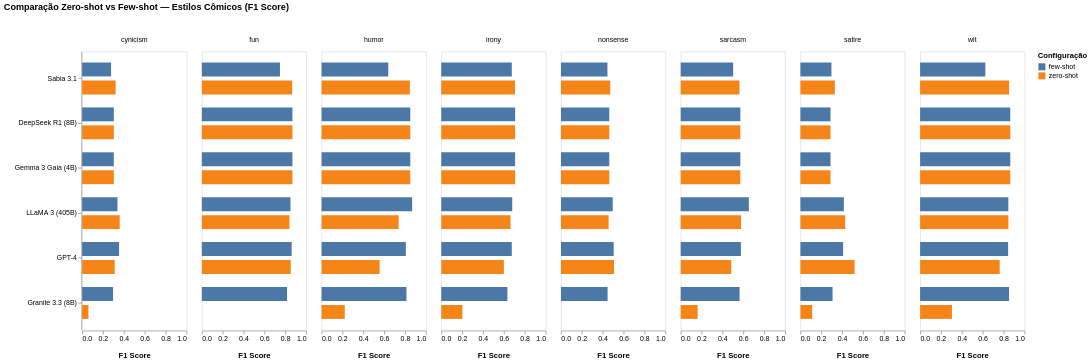

Write notebook code for a chart like this one.
### Code cell
valid_models = [
    model for model in df_comic['model'].unique()
    if all(
        isinstance(v, dict) and 'f1_score' in v and all(pd.notna(score) for score in v['f1_score'].values())
        for v in df_comic.loc[df_comic['model'] == model, 'score']
    ) and model != 'Gemini 2.5 Flash'
]

df_comic_plot = df_comic[df_comic['model'].isin(valid_models)].copy()

rows = []
for _, row in df_comic_plot.iterrows():
    f1_scores = row['score']['f1_score']
    for style, value in f1_scores.items():
        if pd.notna(value):
            rows.append({
                'model': row['model'],
                'setting': row['setting'],
                'style': style,
                'score': value
            })

df_comic_long = pd.DataFrame(rows)

model_order = (
    df_comic_long[df_comic_long['setting'] == 'zero-shot']
    .groupby('model')['score'].mean()
    .sort_values(ascending=False)
    .index.tolist()
)

df_comic_long['setting'] = pd.Categorical(df_comic_long['setting'], categories=['zero-shot', 'few-shot'], ordered=True)

chart_comic = alt.Chart(df_comic_long).mark_bar(size=20).encode(
    y=alt.Y('model:N', sort=model_order, title=' ', axis=alt.Axis(grid=False)),
    x=alt.X('score:Q', title='F1 Score', axis=alt.Axis(grid=False, titleY=30), scale=alt.Scale(domain=[0,1], clamp=True)),
    color=alt.Color('setting:N', title='Configuração'),
    yOffset=alt.YOffset('setting:N'),
    column=alt.Column('style:N', title=' ')  # cada estilo em uma coluna
).properties(
    width=150,
    height=400,
    title='Comparação Zero-shot vs Few-shot — Estilos Cômicos (F1 Score)'
)

visus_path = visus_folder_name
os.makedirs(visus_path, exist_ok=True)
chart_comic.save(os.path.join(visus_path, "comic_styles_vertical_barras.png"), scale_factor=3.0)
chart_comic.show()

### Figure 1 — Vega-Lite specification as saved in the notebook (floating-point values rounded to 4 significant figures)
{"config": {"view": {"continuousWidth": 300, "continuousHeight": 300}}, "data": {"name": "data-627839760bf2ccdcd27422a745cc64c7"}, "mark": {"type": "bar", "size": 20}, "encoding": {"color": {"field": "setting", "title": "Configuração", "type": "nominal"}, "column": {"field": "style", "title": " ", "type": "nominal"}, "x": {"axis": {"grid": false, "titleY": 30}, "field": "score", "scale": {"clamp": true, "domain": [0, 1]}, "title": "F1 Score", "type": "quantitative"}, "y": {"axis": {"grid": false}, "field": "model", "sort": ["Sabia 3.1", "DeepSeek R1 (8B)", "Gemma 3 Gaia (4B)", "LLaMA 3 (405B)", "GPT-4", "Granite 3.3 (8B)"], "title": " ", "type": "nominal"}, "yOffset": {"field": "setting", "type": "nominal"}}, "height": 400, "title": "Comparação Zero-shot vs Few-shot — Estilos Cômicos (F1 Score)", "width": 150, "$schema": "https://vega.github.io/schema/vega-lite/v5.20.1.json", "datasets": {"data-627839760bf2ccdcd27422a745cc64c7": [{"model": "Gemma 3 Gaia (4B)", "setting": "zero-shot", "style": "fun", "score": 0.8677}, {"model": "Gemma 3 Gaia (4B)", "setting": "zero-shot", "style": "humor", "score": 0.8499}, {"model": "Gemma 3 Gaia (4B)", "setting": "zero-shot", "style": "nonsense", "score": 0.4628}, {"model": "Gemma 3 Gaia (4B)", "setting": "zero-shot", "style": "wit", "score": 0.8636}, {"model": "Gemma 3 Gaia (4B)", "setting": "zero-shot", "style": "irony", "score": 0.7075}, {"model": "Gemma 3 Gaia (4B)", "setting": "zero-shot", "style": "satire", "score": 0.2883}, {"model": "Gemma 3 Gaia (4B)", "setting": "zero-shot", "style": "sarcasm", "score": 0.5714}, {"model": "Gemma 3 Gaia (4B)", "setting": "zero-shot", "style": "cynicism", "score": 0.3036}, {"model": "Gemma 3 Gaia (4B)", "setting": "few-shot", "style": "fun", "score": 0.8677}, {"model": "Gemma 3 Gaia (4B)", "setting": "few-shot", "style": "humor", "score": 0.8499}, {"model": "Gemma 3 Gaia (4B)", "setting": "few-shot", "style": "nonsense", "score": 0.4628}, {"model": "Gemma 3 Gaia (4B)", "setting": "few-shot", "style": "wit", "score": 0.8636}, {"model": "Gemma 3 Gaia (4B)", "setting": "few-shot", "style": "irony", "score": 0.7075}, {"model": "Gemma 3 Gaia (4B)", "setting": "few-shot", "style": "satire", "score": 0.2883}, {"model": "Gemma 3 Gaia (4B)", "setting": "few-shot", "style": "sarcasm", "score": 0.5714}, {"model": "Gemma 3 Gaia (4B)", "setting": "few-shot", "style": "cynicism", "score": 0.3036}, {"model": "Sabia 3.1", "setting": "zero-shot", "style": "fun", "score": 0.8654}, {"model": "Sabia 3.1", "setting": "zero-shot", "style": "humor", "score": 0.8463}, {"model": "Sabia 3.1", "setting": "zero-shot", "style": "nonsense", "score": 0.472}, {"model": "Sabia 3.1", "setting": "zero-shot", "style": "wit", "score": 0.8526}, {"model": "Sabia 3.1", "setting": "zero-shot", "style": "irony", "score": 0.7062}, {"model": "Sabia 3.1", "setting": "zero-shot", "style": "satire", "score": 0.3295}, {"model": "Sabia 3.1", "setting": "zero-shot", "style": "sarcasm", "score": 0.5629}, {"model": "Sabia 3.1", "setting": "zero-shot", "style": "cynicism", "score": 0.3208}, {"model": "Sabia 3.1", "setting": "few-shot", "style": "fun", "score": 0.7482}, {"model": "Sabia 3.1", "setting": "few-shot", "style": "humor", "score": 0.6391}, {"model": "Sabia 3.1", "setting": "few-shot", "style": "nonsense", "score": 0.445}, {"model": "Sabia 3.1", "setting": "few-shot", "style": "wit", "score": 0.6248}, {"model": "Sabia 3.1", "setting": "few-shot", "style": "irony", "score": 0.6754}, {"model": "Sabia 3.1", "setting": "few-shot", "style": "satire", "score": 0.2973}, {"model": "Sabia 3.1", "setting": "few-shot", "style": "sarcasm", "score": 0.5024}, {"model": "Sabia 3.1", "setting": "few-shot", "style": "cynicism", "score": 0.2772}, {"model": "Granite 3.3 (8B)", "setting": "zero-shot", "style": "fun", "score": 0.0}, {"model": "Granite 3.3 (8B)", "setting": "zero-shot", "style": "humor", "score": 0.2222}, {"model": "Granite 3.3 (8B)", "setting": "zero-shot", "style": "nonsense", "score": 0.0}, {"model": "Granite 3.3 (8B)", "setting": "zero-shot", "style": "wit", "score": 0.305}, {"model": "Granite 3.3 (8B)", "setting": "zero-shot", "style": "irony", "score": 0.2025}, {"model": "Granite 3.3 (8B)", "setting": "zero-shot", "style": "satire", "score": 0.1132}, {"model": "Granite 3.3 (8B)", "setting": "zero-shot", "style": "sarcasm", "score": 0.1626}, {"model": "Granite 3.3 (8B)", "setting": "zero-shot", "style": "cynicism", "score": 0.06061}, {"model": "Granite 3.3 (8B)", "setting": "few-shot", "style": "fun", "score": 0.8159}, {"model": "Granite 3.3 (8B)", "setting": "few-shot", "style": "humor", "score": 0.8135}, {"model": "Granite 3.3 (8B)", "setting": "few-shot", "style": "nonsense", "score": 0.4463}, {"model": "Granite 3.3 (8B)", "setting": "few-shot", "style": "wit", "score": 0.8519}, {"model": "Granite 3.3 (8B)", "setting": "few-shot", "style": "irony", "score": 0.6334}, {"model": "Granite 3.3 (8B)", "setting": "few-shot", "style": "satire", "score": 0.308}, {"model": "Granite 3.3 (8B)", "setting": "few-shot", "style": "sarcasm", "score": 0.5641}, {"model": "Granite 3.3 (8B)", "setting": "few-shot", "style": "cynicism", "score": 0.2966}, {"model": "GPT-4", "setting": "zero-shot", "style": "fun", "score": 0.8515}, {"model": "GPT-4", "setting": "zero-shot", "style": "humor", "score": 0.5562}, {"model": "GPT-4", "setting": "zero-shot", "style": "nonsense", "score": 0.5082}, {"model": "GPT-4", "setting": "zero-shot", "style": "wit", "score": 0.7623}, {"model": "GPT-4", "setting": "zero-shot", "style": "irony", "score": 0.5996}, {"model": "GPT-4", "setting": "zero-shot", "style": "satire", "score": 0.5191}, {"model": "GPT-4", "setting": "zero-shot", "style": "sarcasm", "score": 0.4843}, {"model": "GPT-4", "setting": "zero-shot", "style": "cynicism", "score": 0.3121}, {"model": "GPT-4", "setting": "few-shot", "style": "fun", "score": 0.8603}, {"model": "GPT-4", "setting": "few-shot", "style": "humor", "score": 0.8073}, {"model": "GPT-4", "setting": "few-shot", "style": "nonsense", "score": 0.5051}, {"model": "GPT-4", "setting": "few-shot", "style": "wit", "score": 0.843}, {"model": "GPT-4", "setting": "few-shot", "style": "irony", "score": 0.6753}, {"model": "GPT-4", "setting": "few-shot", "style": "satire", "score": 0.4092}, {"model": "GPT-4", "setting": "few-shot", "style": "sarcasm", "score": 0.5769}, {"model": "GPT-4", "setting": "few-shot", "style": "cynicism", "score": 0.3538}, {"model": "LLaMA 3 (405B)", "setting": "zero-shot", "style": "fun", "score": 0.8389}, {"model": "LLaMA 3 (405B)", "setting": "zero-shot", "style": "humor", "score": 0.7385}, {"model": "LLaMA 3 (405B)", "setting": "zero-shot", "style": "nonsense", "score": 0.4563}, {"model": "LLaMA 3 (405B)", "setting": "zero-shot", "style": "wit", "score": 0.8458}, {"model": "LLaMA 3 (405B)", "setting": "zero-shot", "style": "irony", "score": 0.6635}, {"model": "LLaMA 3 (405B)", "setting": "zero-shot", "style": "satire", "score": 0.4293}, {"model": "LLaMA 3 (405B)", "setting": "zero-shot", "style": "sarcasm", "score": 0.578}, {"model": "LLaMA 3 (405B)", "setting": "zero-shot", "style": "cynicism", "score": 0.36}, {"model": "LLaMA 3 (405B)", "setting": "few-shot", "style": "fun", "score": 0.849}, {"model": "LLaMA 3 (405B)", "setting": "few-shot", "style": "humor", "score": 0.868}, {"model": "LLaMA 3 (405B)", "setting": "few-shot", "style": "nonsense", "score": 0.4957}, {"model": "LLaMA 3 (405B)", "setting": "few-shot", "style": "wit", "score": 0.8452}, {"model": "LLaMA 3 (405B)", "setting": "few-shot", "style": "irony", "score": 0.6798}, {"model": "LLaMA 3 (405B)", "setting": "few-shot", "style": "satire", "score": 0.4163}, {"model": "LLaMA 3 (405B)", "setting": "few-shot", "style": "sarcasm", "score": 0.653}, {"model": "LLaMA 3 (405B)", "setting": "few-shot", "style": "cynicism", "score": 0.3386}, {"model": "DeepSeek R1 (8B)", "setting": "zero-shot", "style": "fun", "score": 0.8677}, {"model": "DeepSeek R1 (8B)", "setting": "zero-shot", "style": "humor", "score": 0.8499}, {"model": "DeepSeek R1 (8B)", "setting": "zero-shot", "style": "nonsense", "score": 0.4628}, {"model": "DeepSeek R1 (8B)", "setting": "zero-shot", "style": "wit", "score": 0.8636}, {"model": "DeepSeek R1 (8B)", "setting": "zero-shot", "style": "irony", "score": 0.7075}, {"model": "DeepSeek R1 (8B)", "setting": "zero-shot", "style": "satire", "score": 0.2883}, {"model": "DeepSeek R1 (8B)", "setting": "zero-shot", "style": "sarcasm", "score": 0.5714}, {"model": "DeepSeek R1 (8B)", "setting": "zero-shot", "style": "cynicism", "score": 0.3036}, {"model": "DeepSeek R1 (8B)", "setting": "few-shot", "style": "fun", "score": 0.8677}, {"model": "DeepSeek R1 (8B)", "setting": "few-shot", "style": "humor", "score": 0.8499}, {"model": "DeepSeek R1 (8B)", "setting": "few-shot", "style": "nonsense", "score": 0.4628}, {"model": "DeepSeek R1 (8B)", "setting": "few-shot", "style": "wit", "score": 0.8636}, {"model": "DeepSeek R1 (8B)", "setting": "few-shot", "style": "irony", "score": 0.7075}, {"model": "DeepSeek R1 (8B)", "setting": "few-shot", "style": "satire", "score": 0.2883}, {"model": "DeepSeek R1 (8B)", "setting": "few-shot", "style": "sarcasm", "score": 0.5714}, {"model": "DeepSeek R1 (8B)", "setting": "few-shot", "style": "cynicism", "score": 0.3036}]}}
